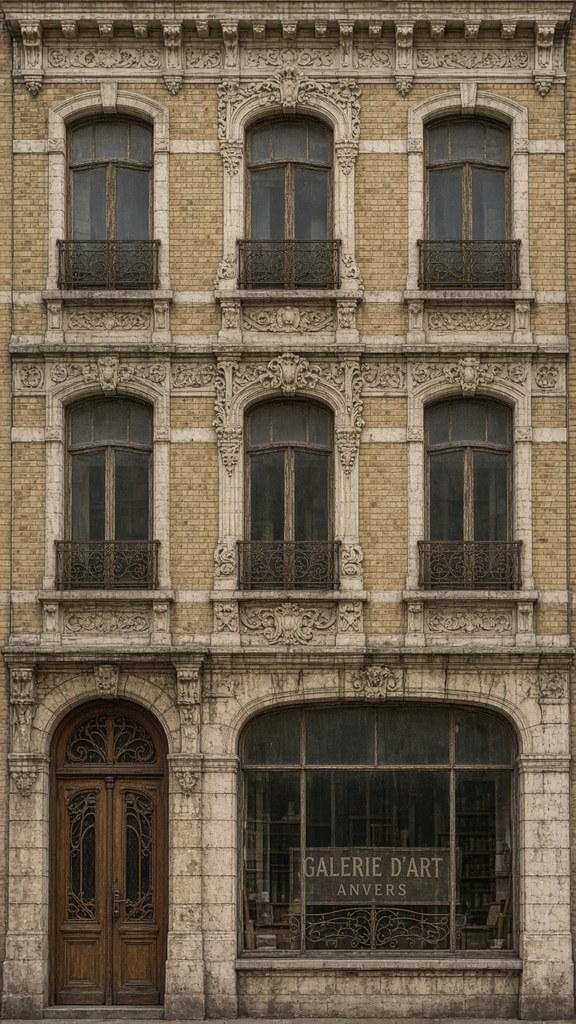
#> input picture assets/generated/facades/facade_01.jpg, 576 x 1024 px; its folder holds only this picture in this run
$ python facade_textures.py
#> lines starting #> are read from the running program, lines starting #| are printed output that depends on the picture
### cityview/facade_kit.py
"""Generated façade kit: 50 straight front elevations mapped onto street façades.

The Blender builder (``blender/build_city.py``) skins street façades with these
images as real glTF textures. This module is pure Python (no bpy/PIL) so the layout
maths is unit-testable; ``cityview/facade_textures.py`` (Pillow) packs the images
into one atlas.

Flow: assets/generated/facades/facade_NN.jpg   (50 image-generated elevations)
      -> facade_textures.py  (pack into assets/textures/facade_atlas.jpg)
      -> build_city.py ImageTexture material + UVs
      -> glTF (atlas embedded in the GLB) -> viewer.

Each source is an orthographic, upright, symmetric-perspective-free elevation of
ONE townhouse. They are mapped **unmirrored**: a long edge becomes a terrace of
different houses side by side, never a mirrored/kaleidoscope repeat, and the image
is stretched vertically just enough to meet the building's eaves.

Buildings much taller (or shorter) than one source elevation are not stretched into
a kaleidoscope: ``assets/textures/facade_bands.json`` (``python -m
cityview.facade_textures --bands``) records a seamless "typical storey" strip per
elevation, found where the picture repeats itself vertically. Tall houses stack that
strip (ground floor below, cornice above), low ones drop it, so the windows keep
their real proportions from 2 up to 20 levels.
"""

from __future__ import annotations

import math
import zlib
from typing import Any

# --- atlas geometry (pixels) -------------------------------------------------
CELL_INNER_W = 288  # every façade is resampled into a 288 x 480 cell
CELL_INNER_H = 480
PAD = 6  # edge-extended gutter so mipmaps never bleed between cells
CELL_W = CELL_INNER_W + 2 * PAD
CELL_H = CELL_INNER_H + 2 * PAD
ATLAS_COLS = 8

ATLAS_FILE = "facade_atlas.jpg"
NORMAL_FILE = "facade_normal.jpg"  # tangent-space relief aligned 1:1 with the atlas
EMISSIVE_FILE = "facade_emissive.jpg"  # night glow of lit windows, aligned 1:1 with the atlas
WINDOWS_FILE = "facade_windows.json"  # detected glass / shop glazing per elevation
BANDS_FILE = "facade_bands.json"  # seamless repeatable storey strip per elevation
TEXTURES_DIRNAME = "textures"
FACADE_SRC_DIR = "generated/facades"
WALL_SRC_DIR = "generated/walls"

# Real-world size model: one storey ~3.2 m plus ~0.6 m of plinth + cornice.
STOREY_M = 3.2
EXTRA_M = 0.6
ASPECTS = {"tall": (9, 16), "wide": (3, 4)}  # source image width:height

# (storeys, aspect, building-type tags). Order == atlas order == facade_NN.jpg.
_FACADE_TABLE: list[tuple[int, str, tuple[str, ...]]] = [
    (4, "tall", ("art-nouveau",)),                           # 01
    (3, "wide", ("red-brick", "neo-flemish")),               # 02
    (4, "tall", ("neoclassical", "cream-tile", "school")),   # 03
    (5, "tall", ("yellow-brick", "art-nouveau")),            # 04
    (3, "wide", ("neo-flemish", "brown-tile")),              # 05
    (4, "tall", ("neo-flemish", "red-brick")),               # 06
    (4, "tall", ("art-nouveau",)),                           # 07
    (3, "wide", ("neoclassical", "antwerp-70s")),            # 08
    (5, "tall", ("eclectic",)),                              # 09
    (4, "tall", ("neo-flemish", "eclectic")),                # 10
    (3, "wide", ("prefab-70s", "brown-tile")),               # 11
    (4, "tall", ("art-deco",)),                              # 12
    (3, "wide", ("cream-tile", "neoclassical", "restaurant")),  # 13
    (4, "tall", ("red-brick",)),                             # 14
    (5, "tall", ("eclectic", "cream-tile")),                 # 15
    (4, "tall", ("art-nouveau",)),                           # 16
    (3, "wide", ("red-brick",)),                             # 17
    (4, "tall", ("neoclassical",)),                          # 18
    (3, "wide", ("eclectic", "white-modern")),               # 19
    (4, "tall", ("neo-gothic", "neo-flemish", "church")),    # 20
    (5, "tall", ("neoclassical", "eclectic")),               # 21
    (4, "tall", ("prefab-70s", "antwerp-70s")),              # 22
    (3, "wide", ("neoclassical", "cream-tile")),             # 23
    (4, "tall", ("art-nouveau",)),                           # 24
    (4, "tall", ("red-brick", "neo-flemish")),               # 25
    (3, "wide", ("neoclassical", "eclectic")),               # 26
    (5, "tall", ("art-nouveau",)),                           # 27
    (3, "wide", ("brown-tile", "red-brick")),                # 28
    (4, "tall", ("neoclassical",)),                          # 29
    (4, "tall", ("yellow-brick", "neo-flemish")),            # 30
    (3, "wide", ("modern-infill", "white-modern", "supermarket", "hospital")),  # 31
    (4, "tall", ("yellow-brick", "art-nouveau")),            # 32
    (3, "wide", ("brown-tile", "neo-flemish")),              # 33
    (5, "tall", ("eclectic", "international", "hospital")),  # 34
    (4, "tall", ("neo-flemish",)),                           # 35
    (3, "wide", ("art-deco", "white-modern")),               # 36
    (4, "tall", ("eclectic", "neoclassical")),               # 37
    (3, "wide", ("red-brick", "antwerp-70s")),               # 38
    (5, "tall", ("neoclassical", "eclectic")),               # 39
    (4, "tall", ("brown-tile", "art-nouveau")),              # 40
    (3, "wide", ("yellow-brick",)),                          # 41
    (4, "tall", ("art-nouveau",)),                           # 42
    (3, "wide", ("cream-tile", "restaurant", "school")),     # 43
    (5, "tall", ("red-brick", "antwerp-70s")),               # 44
    (4, "tall", ("neoclassical", "cream-tile")),             # 45
    (3, "wide", ("antwerp-70s", "prefab-70s")),              # 46
    (4, "tall", ("yellow-brick", "eclectic")),               # 47
    (4, "tall", ("eclectic", "modern-infill", "international")),  # 48
    (5, "tall", ("eclectic", "neoclassical")),               # 49
    (3, "wide", ("neo-flemish", "red-brick")),               # 50
]


def _build_facades() -> dict[str, dict[str, Any]]:
    out: dict[str, dict[str, Any]] = {}
    for i, (storeys, aspect, tags) in enumerate(_FACADE_TABLE, start=1):
        aw, ah = ASPECTS[aspect]
        height_m = storeys * STOREY_M + EXTRA_M
        out[f"facade_{i:02d}"] = {
            "file": f"facade_{i:02d}.jpg",
            "storeys": storeys,
            "aspect": (aw, ah),
            "height_m": height_m,
            "width_m": round(height_m * aw / ah, 2),
            "types": list(tags),
        }
    return out


FACADES: dict[str, dict[str, Any]] = _build_facades()
FACADE_COUNT = len(FACADES)

# Generated seamless wall textures (side walls, LOD blocks, backing skin).
# tile_m = metres per texture repeat.
WALL_TILES: dict[str, dict[str, Any]] = {
    "brick_red": {"src": "wall_brick_red.jpg", "tile_m": 1.6},
    "brick_brown": {"src": "wall_brick_brown.jpg", "tile_m": 1.6, "gain": 1.9},  # generated tile is very dark
    "stone_buff": {"src": "wall_stone_buff.jpg", "tile_m": 2.4},
    "stucco_cream": {"src": "wall_stucco_cream.jpg", "tile_m": 3.0},
    "brick_yellow": {"src": "wall_brick_yellow.jpg", "tile_m": 1.6},
    "plaster_white": {"src": "wall_plaster_white.jpg", "tile_m": 3.0},
}

TYPE_WALL_TILE: dict[str, str] = {
    "neo-flemish": "brick_brown",
    "red-brick": "brick_red",
    "neoclassical": "stucco_cream",
    "cream-tile": "stucco_cream",
    "eclectic": "stone_buff",
    "yellow-brick": "brick_yellow",
    "art-nouveau": "stone_buff",
    "art-deco": "plaster_white",
    "international": "plaster_white",
    "modern-infill": "plaster_white",
    "neo-gothic": "brick_brown",
    "white-modern": "plaster_white",
    "prefab-70s": "plaster_white",
    "brown-tile": "brick_brown",
    "antwerp-70s": "stucco_cream",
    "school": "stucco_cream",
    "restaurant": "stucco_cream",
    "supermarket": "plaster_white",
    "church": "brick_red",
    "hospital": "plaster_white",
}
DEFAULT_TYPE = "eclectic"

# Elevations whose source image shows pale sky beside a stepped / curved gable
# (the quad is rectangular, so the atlas repaints that sky as a slate backdrop).
SKY_FACADES = frozenset({"facade_06", "facade_16", "facade_50"})

# Front doors read off the 50 elevations: (centre, width) as fractions of the
# image width, left to right. Elevations without a street-level entrance (upper
# storeys only, roller-shutter garages, shop fronts) are simply absent. The
# builder puts stone doorsteps in front of these so entrances stand proud of the
# pavement instead of being a flat picture.
DOORS: dict[str, tuple[float, float]] = {
    "facade_01": (0.11, 0.12), "facade_02": (0.30, 0.13), "facade_03": (0.50, 0.14),
    "facade_04": (0.20, 0.10), "facade_05": (0.41, 0.14), "facade_06": (0.28, 0.14),
    "facade_07": (0.52, 0.13), "facade_08": (0.38, 0.12), "facade_09": (0.50, 0.14),
    "facade_10": (0.28, 0.15), "facade_11": (0.44, 0.13), "facade_12": (0.55, 0.14),
    "facade_13": (0.80, 0.13), "facade_14": (0.30, 0.12), "facade_15": (0.62, 0.13),
    "facade_16": (0.28, 0.14), "facade_17": (0.62, 0.15), "facade_18": (0.48, 0.12),
    "facade_19": (0.78, 0.15), "facade_20": (0.62, 0.15), "facade_21": (0.10, 0.12),
    "facade_22": (0.52, 0.10), "facade_23": (0.38, 0.13), "facade_24": (0.23, 0.15),
    "facade_25": (0.64, 0.16), "facade_26": (0.27, 0.30), "facade_27": (0.65, 0.12),
    "facade_28": (0.47, 0.10), "facade_29": (0.50, 0.14), "facade_30": (0.63, 0.12),
    "facade_31": (0.77, 0.10), "facade_32": (0.50, 0.14), "facade_33": (0.30, 0.14),
    "facade_34": (0.62, 0.15), "facade_35": (0.70, 0.15), "facade_36": (0.78, 0.12),
    "facade_37": (0.50, 0.15), "facade_38": (0.28, 0.14), "facade_39": (0.56, 0.14),
    "facade_40": (0.55, 0.13), "facade_41": (0.63, 0.10), "facade_42": (0.20, 0.14),
    "facade_43": (0.55, 0.12), "facade_44": (0.58, 0.14), "facade_45": (0.78, 0.15),
    "facade_46": (0.78, 0.12), "facade_47": (0.45, 0.14), "facade_48": (0.20, 0.12),
    "facade_49": (0.50, 0.14), "facade_50": (0.92, 0.12),
}

# Shop windows read off the elevations: (x0, x1, top) with x as fractions of the image
# width and ``top`` the lintel height as a fraction of the elevation height. The builder
# hangs a shop awning over each so ground-floor shopfronts shade the pavement.
SHOPS: dict[str, tuple[float, float, float]] = {
    "facade_01": (0.40, 0.90, 0.32),
    "facade_13": (0.08, 0.52, 0.40),
}

# Terrace width target: a long edge is cut into houses about this wide.
TARGET_HOUSE_M = 6.4
# Towers (>= TOWER_LEVELS storeys) are wider, so cut them into fewer, wider elevations
# instead of a row of 6 m "townhouses" side by side.
TOWER_LEVELS = 7
TOWER_HOUSE_M = 9.0
MIN_CROP_FRAC = 0.5


# [16 lines left out: functions _door_spans, _window_spans, not called in this run]


def _feature_spans(fid: str) -> list[tuple[float, float]]:
    """Horizontal spans that should stay whole under a crop (doors + window bays)."""
    return _door_spans(fid) + _window_spans(fid)


def _edge_cuts(edge: float, lo: float, hi: float, margin: float = 0.025) -> bool:
    """True when ``edge`` splits the span by more than ``margin`` (ignore hairline clips)."""
    return lo + margin < edge < hi - margin


# [48 lines left out: function choose_crop_span, not called in this run]


def cell_ids() -> list[str]:
    return list(FACADES.keys())


# Back-compat name used by older callers/tests.
facade_ids = cell_ids


def wall_tile_file(tile_id: str) -> str:
    return f"wall_{tile_id}.jpg"


def atlas_size() -> tuple[int, int]:
    rows = (FACADE_COUNT + ATLAS_COLS - 1) // ATLAS_COLS
    return ATLAS_COLS * CELL_W, rows * CELL_H


def cell_origin(cell_id: str) -> tuple[int, int]:
    """Top-left pixel of a cell (including its gutter) inside the atlas."""
    idx = cell_ids().index(cell_id)
    return (idx % ATLAS_COLS) * CELL_W, (idx // ATLAS_COLS) * CELL_H


def cell_pixel_rect(cell_id: str) -> tuple[int, int, int, int]:
    """Inner (gutter-free) pixel rect of a façade: x0, y0, x1, y1, y down."""
    ox, oy = cell_origin(cell_id)
    return ox + PAD, oy + PAD, ox + PAD + CELL_INNER_W, oy + PAD + CELL_INNER_H


# [5 lines left out: function cell_uv_rect, not called in this run]


def _stable(text: str) -> int:
    return zlib.adler32(text.encode("utf-8")) & 0xFFFFFFFF


def _unit(text: str) -> float:
    """Deterministic pseudo-random in [0, 1)."""
    return (_stable(text) % 10007) / 10007.0


# [47 lines left out: functions wall_tile_for_type, facades_for_type, facade_score, pick_facade, not called in this run]


# Back-compat helper: the façade a whole edge would start with.
def pick_cell(type_id: str, seed: int, types_doc: dict | None = None, floors: int = 4) -> str:
    return pick_facade(type_id, floors, TARGET_HOUSE_M, f"{seed}:{type_id}")


_BAND_DOC: dict[str, Any] | None = None


# [112 lines left out: functions band_layout, plan_house_bands, plan_facade_quads, not called in this run]


def ground_quads(quads: list[dict[str, Any]]) -> list[dict[str, Any]]:
    """One quad per house, the one touching the pavement (doors, awnings, party walls)."""
    return [q for q in quads if q.get("band", "ground") == "ground"]


# [32 lines left out: function door_steps, not called in this run]


_WINDOW_DOC: dict[str, Any] | None = None


# [172 lines left out: functions window_layout, _span_on_quad, shop_awnings, downpipes, window_reveals, annotate_types_document, not called in this run]

### cityview/facade_textures.py
"""Pack the 50 generated façades into one atlas (needs Pillow).

``python -m cityview.facade_textures``

Reads  assets/generated/facades/facade_NN.jpg  (image-generated straight elevations)
and    assets/generated/walls/wall_*.jpg       (generated seamless wall textures)
and writes assets/textures/facade_atlas.jpg + wall_*.jpg. The outputs are committed,
so CI (which only has Blender) never needs Pillow.
"""

from __future__ import annotations

import argparse
from pathlib import Path

from cityview import facade_kit as kit
from cityview.paths import ASSETS

FACADES_DIR = ASSETS / kit.FACADE_SRC_DIR
WALLS_DIR = ASSETS / kit.WALL_SRC_DIR
TEXTURES_DIR = ASSETS / kit.TEXTURES_DIRNAME
WALL_SIZE = 512


def _need_pillow():
    try:
        from PIL import Image  # noqa: F401
    except ImportError as exc:  # pragma: no cover - dev tool message
        raise SystemExit("Pillow is required: pip install pillow (or `pip install -e .[textures]`)") from exc


def _paste_cell(atlas, img, rect):
    """Paste a façade and extend its edge pixels into the PAD gutter."""
    from PIL import Image

    x0, y0, x1, y1 = rect
    pad = kit.PAD
    atlas.paste(img, (x0, y0))
    w, h = img.size
    atlas.paste(img.crop((0, 0, 1, h)).resize((pad, h), Image.NEAREST), (x0 - pad, y0))
    atlas.paste(img.crop((w - 1, 0, w, h)).resize((pad, h), Image.NEAREST), (x1, y0))
    top = atlas.crop((x0 - pad, y0, x1 + pad, y0 + 1)).resize((w + 2 * pad, pad), Image.NEAREST)
    atlas.paste(top, (x0 - pad, y0 - pad))
    bottom = atlas.crop((x0 - pad, y1 - 1, x1 + pad, y1)).resize((w + 2 * pad, pad), Image.NEAREST)
    atlas.paste(bottom, (x0 - pad, y1))


def _seeded_rng(fid: str):
    import numpy as np

    return np.random.default_rng(kit._stable(f"weather:{fid}"))


def _blur(arr, sigma: float):
    """Separable gaussian blur of a float32 2-D/3-D array (axes 0 and 1)."""
    import numpy as np

    radius = max(1, int(sigma * 3))
    xs = np.arange(-radius, radius + 1, dtype="float32")
    k = np.exp(-(xs**2) / (2 * sigma * sigma))
    k /= k.sum()
    out = np.apply_along_axis(lambda m: np.convolve(np.pad(m, radius, mode="edge"), k, mode="valid"), 0, arr)
    return np.apply_along_axis(lambda m: np.convolve(np.pad(m, radius, mode="edge"), k, mode="valid"), 1, out)


def clean_sky(img, fid: str):  # noqa: D401 - see docstring
    """Replace pale sky wedges beside stepped / curved gables with a slate backdrop.

    The façade quad is a rectangle up to the eaves, so any light sky pixel in the
    source would render as a white patch. Flood-fill (from the top edge) every
    low-saturation light pixel in the upper fifth and repaint it as a soft slate
    gradient, so the gable reads against a neighbouring roof instead of a hole.
    """
    import numpy as np
    from collections import deque

    if fid not in kit.SKY_FACADES:
        return img, 0.0  # pale flat-roofed / white-render walls must keep their top rows
    arr = np.asarray(img).astype("float32")
    h, w, _ = arr.shape
    mx, mn = arr.max(axis=2), arr.min(axis=2)
    sat = (mx - mn) / np.maximum(mx, 1.0)
    sky = (mx > 170) & (sat < 0.10)
    limit = int(h * 0.22)
    seen = np.zeros((h, w), dtype=bool)
    dq = deque((0, x) for x in range(w) if sky[0, x])
    for _, x in dq:
        seen[0, x] = True
    while dq:
        y, x = dq.popleft()
        for ny, nx in ((y + 1, x), (y - 1, x), (y, x + 1), (y, x - 1)):
            if 0 <= ny < limit and 0 <= nx < w and sky[ny, nx] and not seen[ny, nx]:
                seen[ny, nx] = True
                dq.append((ny, nx))
    if seen.sum() < 0.004 * h * w:
        return img, 0.0
    # Grow one pixel so the anti-aliased gable edge does not keep a pale halo.
    grown = seen.copy()
    grown[1:, :] |= seen[:-1, :]
    grown[:-1, :] |= seen[1:, :]
    grown[:, 1:] |= seen[:, :-1]
    grown[:, :-1] |= seen[:, 1:]
    grown &= (mx > 120) & (sat < 0.2)
    top = np.array([104.0, 108.0, 116.0], dtype="float32")
    low = np.array([78.0, 80.0, 88.0], dtype="float32")
    t = np.clip(np.arange(h, dtype="float32") / max(1, limit), 0, 1)[:, None, None]
    backdrop = top * (1 - t) + low * t
    soft = _blur(grown.astype("float32"), 0.8)[..., None]
    out = arr * (1 - soft) + backdrop * soft
    from PIL import Image

    return Image.fromarray(np.clip(out, 0, 255).astype("uint8")), float(seen.mean())


def weather_facade(img, fid: str):
    """Bake a century of Antwerp grime into one elevation (seeded per façade).

    * damp / splash-back darkening and warm soot along the plinth,
    * soot under the cornice, blotchy low-frequency tonal variation,
    * rain streaks falling from sills and string courses.
    Everything is multiplicative and subtle: the photo-real elevation stays
    readable, it just stops looking freshly rendered.
    """
    import numpy as np
    from PIL import Image

    rng = _seeded_rng(fid)
    arr = np.asarray(img).astype("float32") / 255.0
    h, w, _ = arr.shape
    yy = np.linspace(0.0, 1.0, h, dtype="float32")[:, None]

    shade = np.ones((h, w), dtype="float32")
    # Ground grime: rising damp + splash-back fades out over the lowest ~16 %.
    grime_h = 0.16
    g = np.clip((yy - (1.0 - grime_h)) / grime_h, 0.0, 1.0)
    shade *= 1.0 - 0.34 * g * g
    # Wet line: a crisp tide mark where splash-back stops (varies along the wall).
    tide = (1.0 - 0.055 - 0.02 * _blur(rng.random((1, w)).astype("float32"), 6.0)[0] * 8.0)[None, :]
    shade *= 1.0 - 0.07 * np.exp(-(((yy - tide) / 0.006) ** 2))
    # Soot under the cornice.
    soot = np.clip((0.06 - yy) / 0.06, 0.0, 1.0)
    shade *= 1.0 - 0.14 * soot

    # Low-frequency blotches (two octaves) so repeated houses never look identical.
    blot = np.zeros((h, w), dtype="float32")
    for sigma, amp in ((26.0, 0.10), (9.0, 0.05)):
        n = _blur(rng.standard_normal((h, w)).astype("float32"), sigma)
        n /= max(float(np.abs(n).max()), 1e-6)
        blot += n * amp
    shade *= 1.0 + blot

    # Rain streaks: narrow, long, blurred, fading downward.
    streaks = np.zeros((h, w), dtype="float32")
    for _ in range(max(6, w // 14)):
        x = int(rng.integers(3, w - 3))
        y0 = int(rng.integers(int(h * 0.05), int(h * 0.75)))
        ln = int(rng.integers(int(h * 0.08), int(h * 0.30)))
        wd = int(rng.integers(1, 4))
        fade = np.linspace(1.0, 0.15, min(ln, h - y0), dtype="float32")
        streaks[y0 : y0 + len(fade), max(0, x - wd // 2) : x + wd // 2 + 1] += fade[:, None] * rng.uniform(0.05, 0.14)
    streaks = _blur(streaks, 1.1)
    shade *= 1.0 - np.clip(streaks, 0.0, 0.22)

    # Warm soot tint grows with the same grime field (browner near the ground).
    tint = np.stack([1.0 + 0.0 * g, 1.0 - 0.05 * g, 1.0 - 0.14 * g], axis=-1)
    out = arr * shade[..., None] * tint
    return Image.fromarray(np.clip(out * 255.0, 0, 255).astype("uint8"))


def build_atlas(src_dir: Path = FACADES_DIR, out_dir: Path = TEXTURES_DIR) -> Path:
    _need_pillow()
    from PIL import Image, ImageEnhance

    out_dir.mkdir(parents=True, exist_ok=True)
    aw, ah = kit.atlas_size()
    atlas = Image.new("RGB", (aw, ah), (128, 120, 110))
    for fid, facade in kit.FACADES.items():
        img = Image.open(src_dir / facade["file"]).convert("RGB")
        img = img.resize((kit.CELL_INNER_W, kit.CELL_INNER_H), Image.LANCZOS)
        img = ImageEnhance.Contrast(img).enhance(1.05)
        img, _sky = clean_sky(img, fid)
        img = weather_facade(img, fid)
        _paste_cell(atlas, img, kit.cell_pixel_rect(fid))
    path = out_dir / kit.ATLAS_FILE
    atlas.save(path, quality=86, optimize=True, progressive=False)
    return path


NORMAL_FILE = kit.NORMAL_FILE
NORMAL_STRENGTH = 2.4  # slope scale: larger = deeper-looking reveals


# [72 lines left out: functions height_from_elevation, normals_from_height, build_normal_atlas, build_wall_tiles, not called in this run]


BANDS_FILE = kit.BANDS_FILE
_BAND_ROWS = 8  # rows compared on each side of a seam
BAND_MAX_COST = 0.35  # worse seams than this are visible; those elevations are not stacked


# [68 lines left out: functions find_storey_band, build_bands, not called in this run]


def main(argv: list[str] | None = None) -> int:
    parser = argparse.ArgumentParser(description=__doc__)
    parser.add_argument("--facades", default=str(FACADES_DIR))
    parser.add_argument("--walls", default=str(WALLS_DIR))
    parser.add_argument("--out", default=str(TEXTURES_DIR))
    parser.add_argument("--normal-only", action="store_true", help="only rebuild facade_normal.jpg from the committed atlas")
    parser.add_argument("--bands", action="store_true", help="only rebuild facade_bands.json (repeatable storey strips) from the committed atlas")
    args = parser.parse_args(argv)
    if args.bands:
        path = build_bands(None, Path(args.out))
        print(f"Wrote {path}")
        return 0
    if args.normal_only:
        normal = build_normal_atlas(None, Path(args.out))
        print(f"Wrote {normal} ({normal.stat().st_size // 1024} KiB normal atlas)")
        return 0
    atlas = build_atlas(Path(args.facades), Path(args.out))
#> in build_atlas, `atlas = Image.new("RGB", (aw, ah), (128, 120, 110))`:
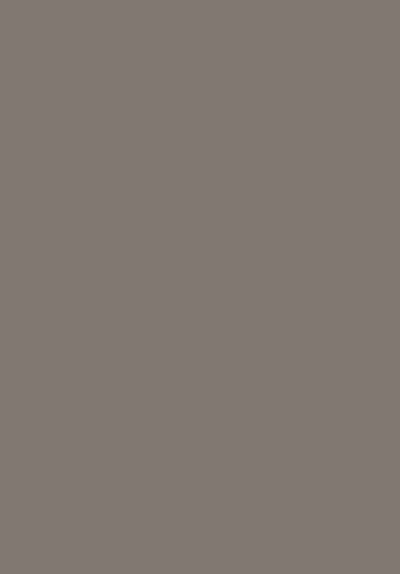
#> atlas: PIL image 2400x3444 RGB (shown at 1/6 size); mean R, G, B 128, 120, 110
#> in build_atlas, img is the input picture: PIL image 576x1024 RGB; mean R, G, B 111.1, 97.8, 78.8
#> in build_atlas, `img = img.resize((kit.CELL_INNER_W, kit.CELL_INNER_H), Image.LANCZOS)`:
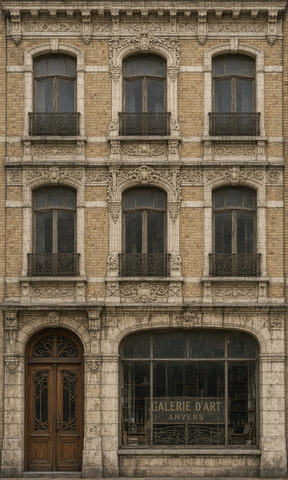
#> img: PIL image 288x480 RGB; mean R, G, B 111.1, 97.8, 78.8
#> after the loop in weather_facade, `for sigma, amp in ((26.0, 0.10), (9.0, 0.05)):`:
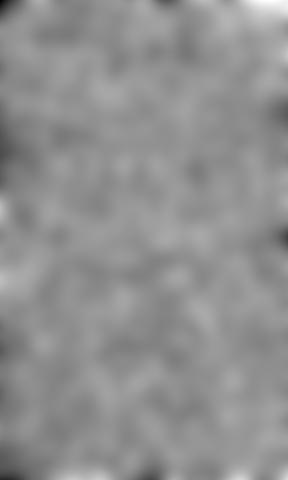
#> blot: shape (480, 288) float32; min -0.0955, max 0.0715, mean -0.000684; drawn with min black and max white
#> after the loop in weather_facade, `for sigma, amp in ((26.0, 0.10), (9.0, 0.05)):`:
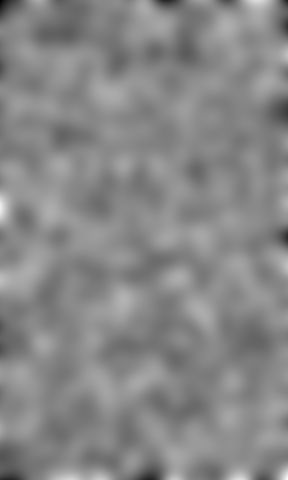
#> n: shape (480, 288) float32; min -1, max 0.89, mean 0.00526; drawn with min black and max white
#> after the loop in weather_facade, `for _ in range(max(6, w // 14)):`:
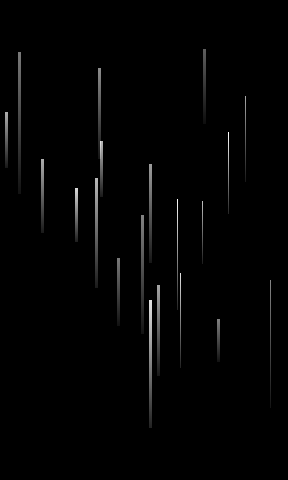
#> streaks: shape (480, 288) float32; min 0, max 0.14, mean 0.00157; drawn with min black and max white
#> (the rest of the program and of its run is left out)
